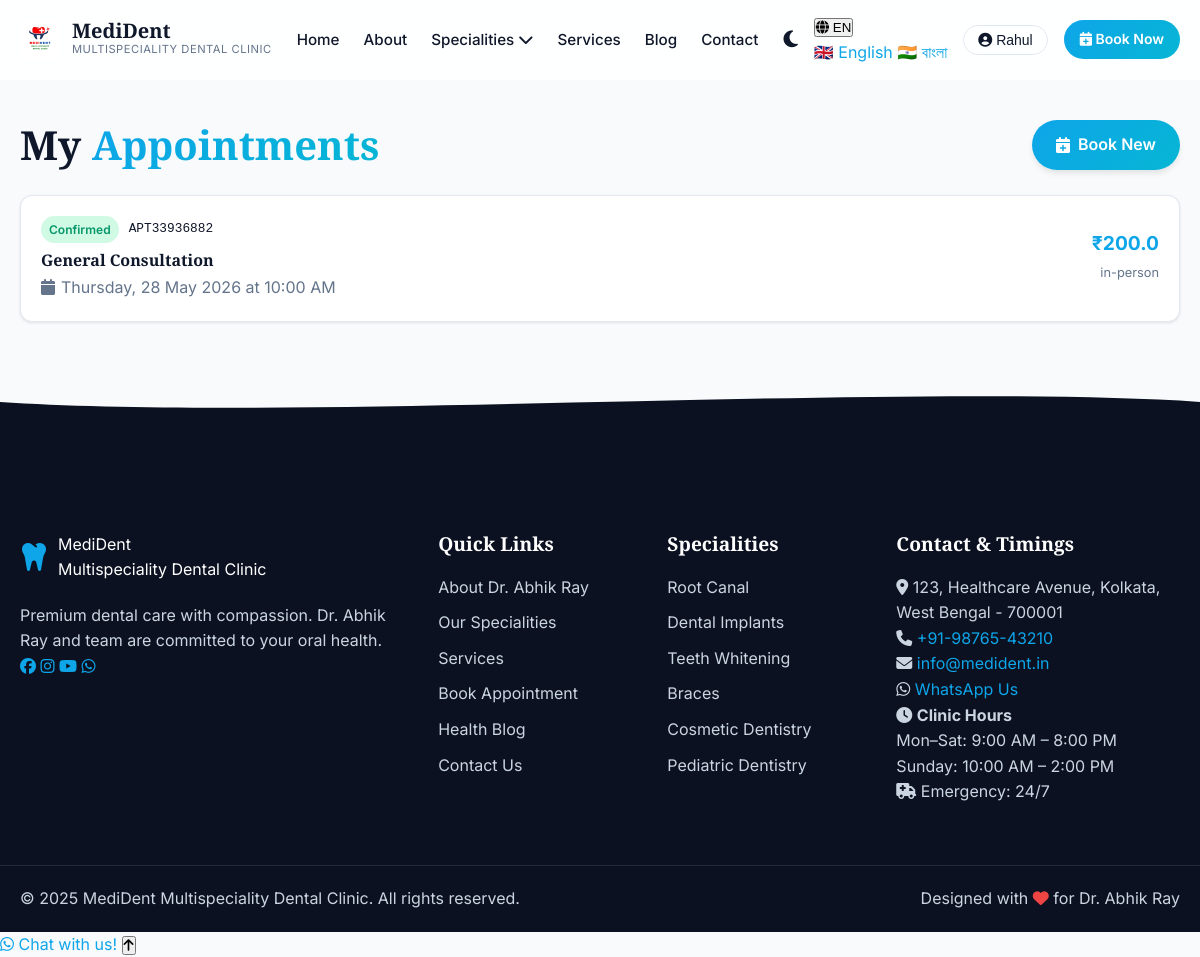
/patient/appointments (signed in), run on the app's committed database.
### models.py (models this page shows, shortened)
class User(UserMixin, db.Model):
    __tablename__ = 'users'
    id = db.Column(db.Integer, primary_key=True)
    name = db.Column(db.String(120), nullable=False)
    email = db.Column(db.String(120), unique=True, nullable=False)
    phone = db.Column(db.String(20))
    password_hash = db.Column(db.String(256), nullable=False)
    role = db.Column(db.String(20), default='patient')  # patient, dentist, receptionist, admin
    is_active = db.Column(db.Boolean, default=True)
    avatar = db.Column(db.String(256))
    created_at = db.Column(db.DateTime, default=datetime.utcnow)
    last_login = db.Column(db.DateTime)
    reset_token = db.Column(db.String(100))
    reset_token_expiry = db.Column(db.DateTime)
    preferred_language = db.Column(db.String(10), default='en')
    patient_profile = db.relationship('Patient', backref='user', uselist=False)
    appointments = db.relationship('Appointment', backref='user', lazy='dynamic', foreign_keys='Appointment.user_id')
    blog_posts = db.relationship('BlogPost', backref='author', lazy='dynamic')
    activity_logs = db.relationship('ActivityLog', backref='user', lazy='dynamic')

class Appointment(db.Model):
    __tablename__ = 'appointments'
    id = db.Column(db.Integer, primary_key=True)
    appointment_code = db.Column(db.String(20), unique=True)
    user_id = db.Column(db.Integer, db.ForeignKey('users.id'))
    patient_id = db.Column(db.Integer, db.ForeignKey('patients.id'))
    service_id = db.Column(db.Integer, db.ForeignKey('services.id'))
    guest_name = db.Column(db.String(120))
    guest_email = db.Column(db.String(120))
    guest_phone = db.Column(db.String(20))
    guest_age = db.Column(db.Integer)
    appointment_date = db.Column(db.Date, nullable=False)
    appointment_time = db.Column(db.Time, nullable=False)
    end_time = db.Column(db.Time)
    status = db.Column(db.String(20), default='pending')  # pending, confirmed, cancelled, completed, rescheduled
    appointment_type = db.Column(db.String(20), default='in-person')  # in-person, video
    notes = db.Column(db.Text)
    symptoms = db.Column(db.Text)
    fee = db.Column(db.Float, default=200.0)
    reminder_sent = db.Column(db.Boolean, default=False)
    created_at = db.Column(db.DateTime, default=datetime.utcnow)
    updated_at = db.Column(db.DateTime, default=datetime.utcnow, onupdate=datetime.utcnow)
    confirmed_at = db.Column(db.DateTime)
    cancelled_at = db.Column(db.DateTime)
    cancel_reason = db.Column(db.Text)
    prescription = db.relationship('Prescription', backref='appointment', uselist=False)
    invoice = db.relationship('Invoice', backref='appointment', uselist=False)

class Service(db.Model):
    __tablename__ = 'services'
    id = db.Column(db.Integer, primary_key=True)
    name = db.Column(db.String(120), nullable=False)
    description = db.Column(db.Text)
    duration_minutes = db.Column(db.Integer, default=30)
    base_price = db.Column(db.Float, default=0.0)
    category = db.Column(db.String(80))
    is_active = db.Column(db.Boolean, default=True)
    icon = db.Column(db.String(80))
    created_at = db.Column(db.DateTime, default=datetime.utcnow)
    appointments = db.relationship('Appointment', backref='service', lazy='dynamic')

### routes/patient.py (the view)
@patient_bp.route('/appointments')
@login_required
@patient_required
def appointments():
    patient = current_user.patient_profile
    all_appointments = Appointment.query.filter_by(patient_id=patient.id)\
        .order_by(Appointment.appointment_date.desc()).all()
    return render_template('patient/appointments.html', appointments=all_appointments)

### templates/patient/appointments.html (shortened to what this page needs)
{% extends "base.html" %}
{% block content %}
<section class="section" style="padding-top:120px;">
    <div class="container">
        <div style="display:flex;justify-content:space-between;align-items:center;margin-bottom:25px;">
            <h2 class="section-title" style="margin:0;">My <span class="gradient-text">Appointments</span></h2>
            <a href="{{ url_for('appointments.book') }}" class="btn btn-primary"><i class="fas fa-calendar-plus"></i> Book New</a>
        </div>
        {% if appointments %}
        <div style="display:flex;flex-direction:column;gap:16px;">
            {% for apt in appointments %}
            <div class="card" style="padding:20px;display:grid;grid-template-columns:1fr auto;gap:15px;align-items:center;">
                <div>
                    <div style="display:flex;align-items:center;gap:10px;margin-bottom:8px;">
                        <span class="badge badge-{{ apt.status }}">{{ apt.status.title() }}</span>
                        <code style="font-size:.8rem;">{{ apt.appointment_code }}</code>
                    </div>
                    <h4 style="margin:0 0 5px;">{{ apt.service.name if apt.service else 'General Consultation' }}</h4>
                    <p class="text-muted" style="margin:0;"><i class="fas fa-calendar" style="margin-right:6px;"></i>{{ apt.appointment_date.strftime('%A, %d %B %Y') }} at {{ apt.appointment_time.strftime('%I:%M %p') }}</p>
                </div>
                <div style="text-align:right;">
                    <p style="margin:0;font-size:1.2rem;font-weight:700;color:var(--primary);">₹{{ apt.fee }}</p>
                    <p class="text-muted" style="margin:4px 0;font-size:.8rem;">{{ apt.appointment_type }}</p>
                </div>
            </div>
            {% endfor %}
        </div>
        {% endif %}
    </div>
</section>
{% endblock %}

### templates/base.html (shortened to what this page needs)
<!DOCTYPE html>
<html lang="en" data-theme="light">
<head>
    <link rel="stylesheet" href="https://cdnjs.cloudflare.com/ajax/libs/font-awesome/6.5.0/css/all.min.css"/>
    <link rel="stylesheet" href="{{ url_for('static', filename='css/main.css') }}"/>
</head>
<body>
<nav class="navbar" id="navbar">
    <div class="nav-container">
        <a href="{{ url_for('public.index') }}" class="nav-brand">
            <img src="{{ url_for('static', filename='img/logo.jpeg') }}" alt="MediDent Logo" style="height: 40px; border-radius: 8px;">
            <div class="nav-brand-text">
                <span class="brand-main">MediDent</span>
                <span class="brand-sub">Multispeciality Dental Clinic</span>
            </div>
        </a>
        <ul class="nav-links" id="navLinks">
            <li><a href="{{ url_for('public.index') }}" class="nav-link {% if request.endpoint == 'public.index' %}active{% endif %}">Home</a></li>
            <li><a href="{{ url_for('public.about') }}" class="nav-link {% if request.endpoint == 'public.about' %}active{% endif %}">About</a></li>
            <li class="nav-dropdown">
                <a class="nav-link {% if request.endpoint and 'specialit' in request.endpoint %}active{% endif %}">Specialities <i class="fas fa-chevron-down"></i></a>
            </li>
            <li><a href="{{ url_for('public.services') }}" class="nav-link {% if request.endpoint == 'public.services' %}active{% endif %}">Services</a></li>
            <li><a href="{{ url_for('public.blog') }}" class="nav-link {% if request.endpoint and 'blog' in request.endpoint %}active{% endif %}">Blog</a></li>
            <li><a href="{{ url_for('public.contact') }}" class="nav-link {% if request.endpoint == 'public.contact' %}active{% endif %}">Contact</a></li>
        </ul>
        <div class="nav-actions">
            <button class="theme-toggle" id="themeToggle" title="Toggle dark mode" aria-label="Toggle theme">
                <i class="fas fa-moon" id="themeIcon"></i>
            </button>
            <div class="lang-switcher">
                <button class="lang-btn" id="langBtn"><i class="fas fa-globe"></i> <span id="langLabel">EN</span></button>
                <div class="lang-dropdown" id="langDropdown">
                    <a href="#" onclick="switchLang('en')"><span class="flag">🇬🇧</span> English</a>
                    <a href="#" onclick="switchLang('bn')"><span class="flag">🇮🇳</span> বাংলা</a>
                </div>
            </div>
            {% if current_user.is_authenticated %}
            <div class="nav-dropdown">
                <button class="btn btn-outline-sm"><i class="fas fa-user-circle"></i> {{ current_user.name.split()[0] }}</button>
            </div>
            {% else %}
            <a href="{{ url_for('auth.login') }}" class="btn btn-outline-sm"><i class="fas fa-sign-in-alt"></i> Login</a>
            {% endif %}
            <a href="{{ url_for('appointments.book') }}" class="btn btn-primary-sm pulse-btn"><i class="fas fa-calendar-plus"></i> Book Now</a>
        </div>
    </div>
</nav>
{% block content %}{% endblock %}
<footer class="footer">
    <div class="footer-wave">
        <svg viewBox="0 0 1440 80" preserveAspectRatio="none"><path d="M0,40 C360,80 1080,0 1440,40 L1440,80 L0,80 Z" fill="var(--footer-bg)"/></svg>
    </div>
    <div class="footer-body">
        <div class="footer-grid">
            <div class="footer-col">
                <div class="footer-brand">
                    <i class="fas fa-tooth"></i>
                    <div>
                        <div class="footer-brand-name">MediDent</div>
                        <div class="footer-brand-sub">Multispeciality Dental Clinic</div>
                    </div>
                </div>
                <p>Premium dental care with compassion. Dr. Abhik Ray and team are committed to your oral health.</p>
                <div class="footer-social">
                    <a href="#" title="Facebook"><i class="fab fa-facebook"></i></a>
                    <a href="#" title="Instagram"><i class="fab fa-instagram"></i></a>
                    <a href="#" title="YouTube"><i class="fab fa-youtube"></i></a>
                    <a href="https://wa.me/{{ WHATSAPP_NUMBER }}" title="WhatsApp"><i class="fab fa-whatsapp"></i></a>
                </div>
            </div>
            <div class="footer-col">
                <h4>Quick Links</h4>
                <ul>
                    <li><a href="{{ url_for('public.about') }}">About Dr. Abhik Ray</a></li>
                    <li><a href="{{ url_for('public.specialities') }}">Our Specialities</a></li>
                    <li><a href="{{ url_for('public.services') }}">Services</a></li>
                    <li><a href="{{ url_for('appointments.book') }}">Book Appointment</a></li>
                    <li><a href="{{ url_for('public.blog') }}">Health Blog</a></li>
                    <li><a href="{{ url_for('public.contact') }}">Contact Us</a></li>
                </ul>
            </div>
            <div class="footer-col">
                <h4>Specialities</h4>
                <ul>
                    <li><a href="{{ url_for('public.speciality_detail', slug='root-canal-treatment') }}">Root Canal</a></li>
                    <li><a href="{{ url_for('public.speciality_detail', slug='dental-implants') }}">Dental Implants</a></li>
                    <li><a href="{{ url_for('public.speciality_detail', slug='teeth-whitening') }}">Teeth Whitening</a></li>
                    <li><a href="{{ url_for('public.speciality_detail', slug='braces-orthodontics') }}">Braces</a></li>
                    <li><a href="{{ url_for('public.speciality_detail', slug='cosmetic-dentistry') }}">Cosmetic Dentistry</a></li>
                    <li><a href="{{ url_for('public.speciality_detail', slug='pediatric-dentistry') }}">Pediatric Dentistry</a></li>
                </ul>
            </div>
            <div class="footer-col">
                <h4>Contact & Timings</h4>
                <div class="footer-contact">
                    <p><i class="fas fa-map-marker-alt"></i> {{ CLINIC_ADDRESS }}</p>
                    <p><i class="fas fa-phone"></i> <a href="tel:{{ CLINIC_PHONE }}">{{ CLINIC_PHONE }}</a></p>
                    <p><i class="fas fa-envelope"></i> <a href="mailto:{{ CLINIC_EMAIL }}">{{ CLINIC_EMAIL }}</a></p>
                    <p><i class="fab fa-whatsapp"></i> <a href="https://wa.me/{{ WHATSAPP_NUMBER }}">WhatsApp Us</a></p>
                </div>
                <div class="footer-hours">
                    <p><i class="fas fa-clock"></i> <strong>Clinic Hours</strong></p>
                    <p>Mon–Sat: 9:00 AM – 8:00 PM</p>
                    <p>Sunday: 10:00 AM – 2:00 PM</p>
                    <p class="emergency-tag"><i class="fas fa-ambulance"></i> Emergency: 24/7</p>
                </div>
            </div>
        </div>
        <div class="footer-bottom">
            <p>&copy; {{ now.year if now else 2025 }} MediDent Multispeciality Dental Clinic. All rights reserved.</p>
            <p>Designed with <i class="fas fa-heart text-danger"></i> for Dr. Abhik Ray</p>
        </div>
    </div>
</footer>
<a href="https://wa.me/{{ WHATSAPP_NUMBER }}?text=Hello%20MediDent%2C%20I%20want%20to%20book%20an%20appointment."
   class="whatsapp-float" target="_blank" title="Chat on WhatsApp">
    <i class="fab fa-whatsapp"></i>
    <span class="whatsapp-tooltip">Chat with us!</span>
</a>
<button class="scroll-top" id="scrollTop" title="Back to top"><i class="fas fa-arrow-up"></i></button>
</body>
</html>

### data on the page
User: name "Rahul"
Appointment: status "Confirmed", appointment_code "APT33936882", service "General Consultation", appointment_date "Thursday, 28 May 2026", appointment_time "10:00 AM", fee "200.0", appointment_type "in-person"

### other printed values
{{ CLINIC_ADDRESS }} "123, Healthcare Avenue, Kolkata, West Bengal - 700001"
{{ CLINIC_PHONE }} "+91-98765-43210"
{{ CLINIC_EMAIL }} "info@medident.in"
{{ now.year if now else 2025 }} "2025"
